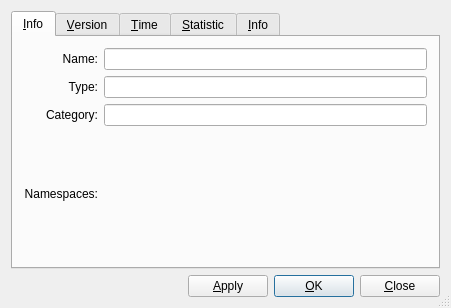
<ui version="4.0" >
 <class>DiscoInfoBase</class>
 <widget class="QDialog" name="DiscoInfoBase" >
  <property name="geometry" >
   <rect>
    <x>0</x>
    <y>0</y>
    <width>451</width>
    <height>308</height>
   </rect>
  </property>
  <property name="windowTitle" >
   <string>DiscoInfo</string>
  </property>
  <property name="sizeGripEnabled" >
   <bool>true</bool>
  </property>
  <layout class="QVBoxLayout" >
   <property name="margin" >
    <number>11</number>
   </property>
   <property name="spacing" >
    <number>6</number>
   </property>
   <item>
    <widget class="QTabWidget" name="tabInfo" >
     <widget class="QWidget" name="tabInfo" >
      <attribute name="title" >
       <string>&amp;Info</string>
      </attribute>
      <layout class="QGridLayout" >
       <property name="margin" >
        <number>11</number>
       </property>
       <property name="spacing" >
        <number>6</number>
       </property>
       <item row="3" column="1" >
        <widget class="Q3MultiLineEdit" native="1" name="edtNameSpace" />
       </item>
       <item row="3" column="0" >
        <widget class="QLabel" name="TextLabel3" >
         <property name="text" >
          <string>Namespaces:</string>
         </property>
         <property name="alignment" >
          <set>Qt::AlignRight|Qt::AlignTrailing|Qt::AlignVCenter</set>
         </property>
         <property name="wordWrap" >
          <bool>false</bool>
         </property>
        </widget>
       </item>
       <item row="2" column="0" >
        <widget class="QLabel" name="TextLabel2" >
         <property name="text" >
          <string>Category:</string>
         </property>
         <property name="alignment" >
          <set>Qt::AlignRight|Qt::AlignTrailing|Qt::AlignVCenter</set>
         </property>
         <property name="wordWrap" >
          <bool>false</bool>
         </property>
        </widget>
       </item>
       <item row="2" column="1" >
        <widget class="QLineEdit" name="edtCategory" />
       </item>
       <item row="1" column="0" >
        <widget class="QLabel" name="TextLabel1" >
         <property name="text" >
          <string>Type:</string>
         </property>
         <property name="alignment" >
          <set>Qt::AlignRight|Qt::AlignTrailing|Qt::AlignVCenter</set>
         </property>
         <property name="wordWrap" >
          <bool>false</bool>
         </property>
        </widget>
       </item>
       <item row="1" column="1" >
        <widget class="QLineEdit" name="edtType" />
       </item>
       <item row="0" column="1" >
        <widget class="QLineEdit" name="edtJName" />
       </item>
       <item row="0" column="0" >
        <widget class="QLabel" name="TextLabel10" >
         <property name="text" >
          <string>Name:</string>
         </property>
         <property name="alignment" >
          <set>Qt::AlignRight|Qt::AlignTrailing|Qt::AlignVCenter</set>
         </property>
         <property name="wordWrap" >
          <bool>false</bool>
         </property>
        </widget>
       </item>
      </layout>
     </widget>
     <widget class="QWidget" name="tabVersion" >
      <attribute name="title" >
       <string>&amp;Version</string>
      </attribute>
      <layout class="QGridLayout" >
       <property name="margin" >
        <number>11</number>
       </property>
       <property name="spacing" >
        <number>6</number>
       </property>
       <item row="0" column="0" >
        <widget class="QLabel" name="TextLabel4" >
         <property name="text" >
          <string>Name:</string>
         </property>
         <property name="alignment" >
          <set>Qt::AlignRight|Qt::AlignTrailing|Qt::AlignVCenter</set>
         </property>
         <property name="wordWrap" >
          <bool>false</bool>
         </property>
        </widget>
       </item>
       <item row="0" column="1" >
        <widget class="QLineEdit" name="edtName" />
       </item>
       <item row="1" column="0" >
        <widget class="QLabel" name="TextLabel5" >
         <property name="text" >
          <string>Version:</string>
         </property>
         <property name="alignment" >
          <set>Qt::AlignRight|Qt::AlignTrailing|Qt::AlignVCenter</set>
         </property>
         <property name="wordWrap" >
          <bool>false</bool>
         </property>
        </widget>
       </item>
       <item row="1" column="1" >
        <widget class="QLineEdit" name="edtVersion" />
       </item>
       <item row="2" column="0" >
        <widget class="QLabel" name="TextLabel6" >
         <property name="text" >
          <string>System:</string>
         </property>
         <property name="alignment" >
          <set>Qt::AlignRight|Qt::AlignTrailing|Qt::AlignVCenter</set>
         </property>
         <property name="wordWrap" >
          <bool>false</bool>
         </property>
        </widget>
       </item>
       <item row="2" column="1" >
        <widget class="QLineEdit" name="edtSystem" />
       </item>
       <item row="3" column="0" >
        <spacer>
         <property name="orientation" >
          <enum>Qt::Vertical</enum>
         </property>
         <property name="sizeType" >
          <enum>QSizePolicy::Expanding</enum>
         </property>
         <property name="sizeHint" >
          <size>
           <width>20</width>
           <height>20</height>
          </size>
         </property>
        </spacer>
       </item>
      </layout>
     </widget>
     <widget class="QWidget" name="tabTime" >
      <attribute name="title" >
       <string>&amp;Time</string>
      </attribute>
      <layout class="QGridLayout" >
       <property name="margin" >
        <number>11</number>
       </property>
       <property name="spacing" >
        <number>6</number>
       </property>
       <item row="0" column="0" >
        <widget class="QLabel" name="lblTime" >
         <property name="text" >
          <string>UTC client time:</string>
         </property>
         <property name="alignment" >
          <set>Qt::AlignRight|Qt::AlignTrailing|Qt::AlignVCenter</set>
         </property>
         <property name="wordWrap" >
          <bool>false</bool>
         </property>
        </widget>
       </item>
       <item row="0" column="1" >
        <widget class="QLineEdit" name="edtTime" />
       </item>
       <item row="1" column="1" >
        <widget class="QLineEdit" name="edtLast" />
       </item>
       <item row="1" column="0" >
        <widget class="QLabel" name="lblLast" >
         <property name="text" >
          <string>Last activity, idle response:</string>
         </property>
         <property name="alignment" >
          <set>Qt::AlignRight|Qt::AlignTrailing|Qt::AlignVCenter</set>
         </property>
         <property name="wordWrap" >
          <bool>false</bool>
         </property>
        </widget>
       </item>
       <item row="2" column="0" >
        <spacer>
         <property name="orientation" >
          <enum>Qt::Vertical</enum>
         </property>
         <property name="sizeType" >
          <enum>QSizePolicy::Expanding</enum>
         </property>
         <property name="sizeHint" >
          <size>
           <width>20</width>
           <height>20</height>
          </size>
         </property>
        </spacer>
       </item>
      </layout>
     </widget>
     <widget class="QWidget" name="tabStat" >
      <attribute name="title" >
       <string>&amp;Statistic</string>
      </attribute>
      <layout class="QVBoxLayout" >
       <property name="margin" >
        <number>11</number>
       </property>
       <property name="spacing" >
        <number>6</number>
       </property>
       <item>
        <widget class="ListView" native="1" name="lstStat" />
       </item>
      </layout>
     </widget>
     <widget class="QWidget" name="tabVCard" >
      <attribute name="title" >
       <string>&amp;Info</string>
      </attribute>
      <layout class="QGridLayout" >
       <property name="margin" >
        <number>11</number>
       </property>
       <property name="spacing" >
        <number>6</number>
       </property>
       <item row="1" column="0" >
        <widget class="QLabel" name="TextLabel4_2" >
         <property name="text" >
          <string>Nick:</string>
         </property>
         <property name="alignment" >
          <set>Qt::AlignRight|Qt::AlignTrailing|Qt::AlignVCenter</set>
         </property>
         <property name="wordWrap" >
          <bool>false</bool>
         </property>
        </widget>
       </item>
       <item row="3" column="0" >
        <widget class="QLabel" name="TextLabel10_2" >
         <property name="text" >
          <string>Homepage:</string>
         </property>
         <property name="alignment" >
          <set>Qt::AlignRight|Qt::AlignTrailing|Qt::AlignVCenter</set>
         </property>
         <property name="wordWrap" >
          <bool>false</bool>
         </property>
        </widget>
       </item>
       <item row="1" column="1" >
        <widget class="QLineEdit" name="edtNick" />
       </item>
       <item row="2" column="0" >
        <widget class="QLabel" name="TextLabel9" >
         <property name="text" >
          <string>Birth date:</string>
         </property>
         <property name="alignment" >
          <set>Qt::AlignRight|Qt::AlignTrailing|Qt::AlignVCenter</set>
         </property>
         <property name="wordWrap" >
          <bool>false</bool>
         </property>
        </widget>
       </item>
       <item row="2" column="1" >
        <widget class="QLineEdit" name="edtBirthday" />
       </item>
       <item row="0" column="1" >
        <widget class="QLineEdit" name="edtFirstName" />
       </item>
       <item row="0" column="0" >
        <widget class="QLabel" name="TextLabel3_2" >
         <property name="text" >
          <string>First Name:</string>
         </property>
         <property name="alignment" >
          <set>Qt::AlignRight|Qt::AlignTrailing|Qt::AlignVCenter</set>
         </property>
         <property name="wordWrap" >
          <bool>false</bool>
         </property>
        </widget>
       </item>
       <item row="3" column="1" >
        <layout class="QHBoxLayout" >
         <property name="margin" >
          <number>0</number>
         </property>
         <property name="spacing" >
          <number>6</number>
         </property>
         <item>
          <widget class="QLineEdit" name="edtUrl" />
         </item>
         <item>
          <widget class="QPushButton" name="btnUrl" >
           <property name="text" >
            <string/>
           </property>
          </widget>
         </item>
        </layout>
       </item>
       <item row="6" column="1" >
        <spacer>
         <property name="orientation" >
          <enum>Qt::Vertical</enum>
         </property>
         <property name="sizeType" >
          <enum>QSizePolicy::Expanding</enum>
         </property>
         <property name="sizeHint" >
          <size>
           <width>20</width>
           <height>20</height>
          </size>
         </property>
        </spacer>
       </item>
       <item row="4" column="0" >
        <widget class="QLabel" name="TextLabel1_2" >
         <property name="text" >
          <string>EMail:</string>
         </property>
         <property name="alignment" >
          <set>Qt::AlignRight|Qt::AlignTrailing|Qt::AlignVCenter</set>
         </property>
         <property name="wordWrap" >
          <bool>false</bool>
         </property>
        </widget>
       </item>
       <item row="4" column="1" >
        <widget class="QLineEdit" name="edtEMail" />
       </item>
       <item row="5" column="0" >
        <widget class="QLabel" name="TextLabel2_2" >
         <property name="text" >
          <string>Phone:</string>
         </property>
         <property name="alignment" >
          <set>Qt::AlignRight|Qt::AlignTrailing|Qt::AlignVCenter</set>
         </property>
         <property name="wordWrap" >
          <bool>false</bool>
         </property>
        </widget>
       </item>
       <item row="5" column="1" >
        <widget class="QLineEdit" name="edtPhone" />
       </item>
      </layout>
     </widget>
    </widget>
   </item>
   <item>
    <layout class="QHBoxLayout" >
     <property name="margin" >
      <number>0</number>
     </property>
     <property name="spacing" >
      <number>6</number>
     </property>
     <item>
      <spacer>
       <property name="orientation" >
        <enum>Qt::Horizontal</enum>
       </property>
       <property name="sizeType" >
        <enum>QSizePolicy::Expanding</enum>
       </property>
       <property name="sizeHint" >
        <size>
         <width>20</width>
         <height>20</height>
        </size>
       </property>
      </spacer>
     </item>
     <item>
      <widget class="QPushButton" name="buttonApply" >
       <property name="text" >
        <string>&amp;Apply</string>
       </property>
       <property name="autoDefault" >
        <bool>true</bool>
       </property>
      </widget>
     </item>
     <item>
      <widget class="QPushButton" name="buttonOk" >
       <property name="text" >
        <string>&amp;OK</string>
       </property>
       <property name="autoDefault" >
        <bool>true</bool>
       </property>
       <property name="default" >
        <bool>true</bool>
       </property>
      </widget>
     </item>
     <item>
      <widget class="QPushButton" name="buttonCancel" >
       <property name="text" >
        <string>&amp;Close</string>
       </property>
       <property name="autoDefault" >
        <bool>true</bool>
       </property>
      </widget>
     </item>
    </layout>
   </item>
  </layout>
 </widget>
 <customwidgets>
  <customwidget>
   <class>ListView</class>
   <extends>QWidget</extends>
   <header>listview.h</header>
  </customwidget>
  <customwidget>
   <class>Q3MultiLineEdit</class>
   <extends>QWidget</extends>
   <header>q3multilineedit.h</header>
   <container>1</container>
  </customwidget>
 </customwidgets>
 <tabstops>
  <tabstop>tabInfo</tabstop>
  <tabstop>edtJName</tabstop>
  <tabstop>edtType</tabstop>
  <tabstop>edtCategory</tabstop>
  <tabstop>edtNameSpace</tabstop>
  <tabstop>edtName</tabstop>
  <tabstop>edtVersion</tabstop>
  <tabstop>edtSystem</tabstop>
  <tabstop>edtTime</tabstop>
  <tabstop>edtLast</tabstop>
  <tabstop>buttonCancel</tabstop>
 </tabstops>
 <resources/>
 <connections/>
</ui>
